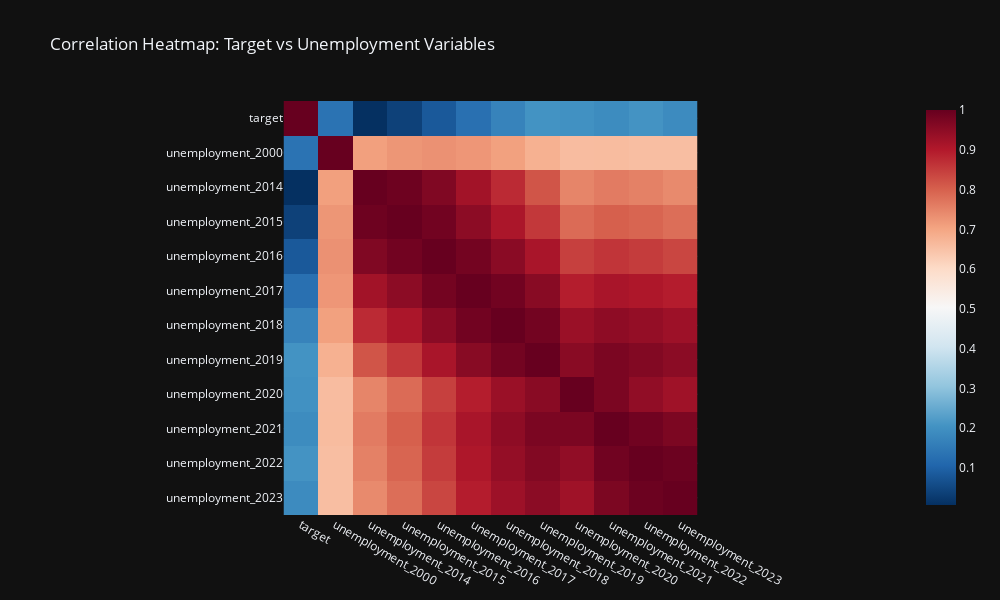

Notebook code cell kept with this figure:
### Code cell
# Variables to compare
variables_to_compare = [
    'unemployment_2000', 'unemployment_2014', 'unemployment_2015', 'unemployment_2016',
    'unemployment_2017', 'unemployment_2018', 'unemployment_2019', 'unemployment_2020',
    'unemployment_2021', 'unemployment_2022', 'unemployment_2023'
]

# Compute the correlation matrix for 'target' and the selected variables
columns_to_use = ['target'] + variables_to_compare
df_corr_matrix = df[columns_to_use].corr()

# Take the absolute values of the correlation matrix
df_corr_matrix_abs = df_corr_matrix.abs()

fig = px.imshow(df_corr_matrix_abs, 
                color_continuous_scale='RdBu_r', 
                title="Correlation Heatmap: Target vs Unemployment Variables", 
                template='plotly_dark', 
                width=1000, 
                height=600)  

fig.show()

### Figure 1 — Plotly figure (JSON) as saved in the notebook; plotly's stock layout.template omitted (floating-point values rounded to 4 significant figures; data arrays with more than 128 entries replaced by an {"elided": "..."} marker saying what was removed)
{"data": [{"coloraxis": "coloraxis", "hovertemplate": "x: %{x}<br>y: %{y}<br>color: %{z}<extra></extra>", "name": "0", "type": "heatmap", "x": ["target", "unemployment_2000", "unemployment_2014", "unemployment_2015", "unemployment_2016", "unemployment_2017", "unemployment_2018", "unemployment_2019", "unemployment_2020", "unemployment_2021", "unemployment_2022", "unemployment_2023"], "xaxis": "x", "y": ["target", "unemployment_2000", "unemployment_2014", "unemployment_2015", "unemployment_2016", "unemployment_2017", "unemployment_2018", "unemployment_2019", "unemployment_2020", "unemployment_2021", "unemployment_2022", "unemployment_2023"], "yaxis": "y", "z": {"elided": "12x12 float values"}}], "layout": {"coloraxis": {"colorscale": [[0, "rgb(5,48,97)"], [0.1, "rgb(33,102,172)"], [0.2, "rgb(67,147,195)"], [0.3, "rgb(146,197,222)"], [0.4, "rgb(209,229,240)"], [0.5, "rgb(247,247,247)"], [0.6, "rgb(253,219,199)"], [0.7, "rgb(244,165,130)"], [0.8, "rgb(214,96,77)"], [0.9, "rgb(178,24,43)"], [1, "rgb(103,0,31)"]]}, "height": 600, "title": {"text": "Correlation Heatmap: Target vs Unemployment Variables"}, "width": 1000, "xaxis": {"anchor": "y", "constrain": "domain", "domain": [0, 1], "scaleanchor": "y"}, "yaxis": {"anchor": "x", "autorange": "reversed", "constrain": "domain", "domain": [0, 1]}}}
